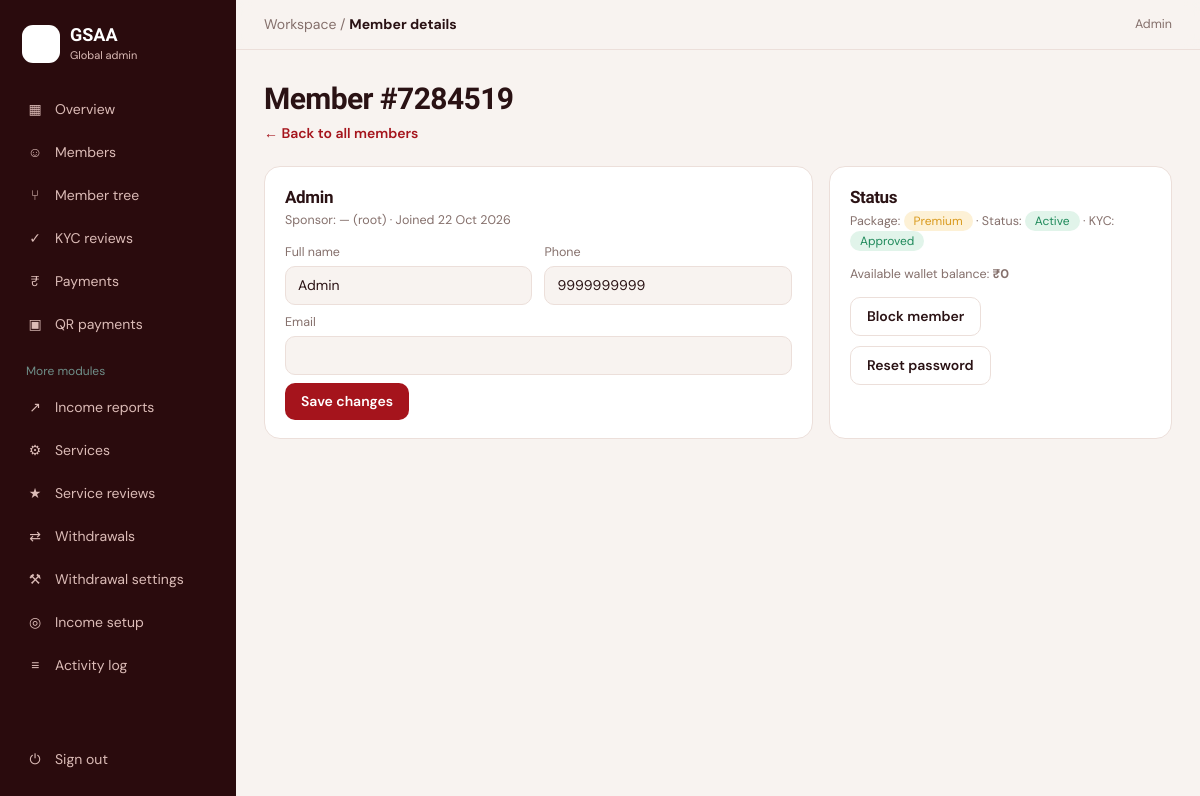
Screenshot of /admin/member.php?id=1 (signed in) with the database file from the repository.
### tables this page shows
CREATE TABLE IF NOT EXISTS members (
  id INT AUTO_INCREMENT PRIMARY KEY,
  member_code VARCHAR(10) NOT NULL UNIQUE,
  name VARCHAR(120) NOT NULL,
  phone VARCHAR(20) NOT NULL UNIQUE,
  email VARCHAR(160) NULL,
  password_hash VARCHAR(255) NOT NULL,
  sponsor_id INT NULL,
  parent_id INT NULL,
  slot TINYINT NULL COMMENT '1,2,3 - which of the parent''s 3 positions',
  package_code VARCHAR(20) NOT NULL DEFAULT 'none',
  status ENUM('active','inactive','blocked') NOT NULL DEFAULT 'inactive',
  kyc_status ENUM('pending','approved','rejected') NOT NULL DEFAULT 'pending',
  wallet_balance DECIMAL(12,2) NOT NULL DEFAULT 0,
  created_at DATETIME NOT NULL DEFAULT CURRENT_TIMESTAMP,
  CONSTRAINT fk_members_sponsor FOREIGN KEY (sponsor_id) REFERENCES members(id) ON DELETE SET NULL,
  CONSTRAINT fk_members_parent FOREIGN KEY (parent_id) REFERENCES members(id) ON DELETE SET NULL,
  INDEX idx_sponsor (sponsor_id), INDEX idx_parent (parent_id), INDEX idx_status (status)
);

### lib/db.php (called while the page is built)
<?php
function db(): PDO
{
    static $pdo = null;
    if ($pdo !== null) {
        return $pdo;
    }
    if (DB_DRIVER === 'sqlite') {
        $path = defined('DB_SQLITE_PATH') ? DB_SQLITE_PATH : (__DIR__ . '/../data/gsaa.sqlite');
        $dsn = 'sqlite:' . $path;
        $pdo = new PDO($dsn);
        $pdo->exec('PRAGMA foreign_keys = ON');
    } else {
        $port = defined('DB_PORT') && DB_PORT ? DB_PORT : 3306;
        $dsn = sprintf('mysql:host=%s;port=%s;dbname=%s;charset=utf8mb4', DB_HOST, $port, DB_NAME);
        $pdo = new PDO($dsn, DB_USER, DB_PASS, [
            PDO::ATTR_ERRMODE => PDO::ERRMODE_EXCEPTION,
            PDO::ATTR_DEFAULT_FETCH_MODE => PDO::FETCH_ASSOC,
            PDO::ATTR_EMULATE_PREPARES => false,
        ]);
    }
    $pdo->setAttribute(PDO::ATTR_ERRMODE, PDO::ERRMODE_EXCEPTION);
    $pdo->setAttribute(PDO::ATTR_DEFAULT_FETCH_MODE, PDO::FETCH_ASSOC);
    return $pdo;
}

### lib/functions.php (called while the page is built, shortened)
<?php
function rupee($amount): string
{
    return '₹' . number_format((float)$amount, 0);
}
function wallet_balance(int $memberId): float
{
    $stmt = db()->prepare(
        "SELECT COALESCE(SUM(amount),0) s FROM income_ledger WHERE receiver_id = ? AND status = 'available'"
    );
    $stmt->execute([$memberId]);
    return (float)$stmt->fetch()['s'];
}

### admin/member.php (the view, shortened to what this page needs)
<?php
require __DIR__ . '/_top.php';
$pdo = db();
$id = (int)($_GET['id'] ?? 0);
$stmt = $pdo->prepare('SELECT * FROM members WHERE id = ?');
$stmt->execute([$id]);
$m = $stmt->fetch();
$balance = wallet_balance($id);
$sponsor = null;
?>
<h1>Member #<?= htmlspecialchars($m['member_code']) ?></h1><p class="sub"><a class="lnk" href="members.php">← Back to all members</a></p>
<div class="grid g2">
<div class="card">
<h3><?= htmlspecialchars($m['name']) ?></h3>
<p class="s">Sponsor: <?= $sponsor ? htmlspecialchars($sponsor['name'].' ('.$sponsor['member_code'].')') : '— (root)' ?> · Joined <?= date('d M Y', strtotime($m['created_at'])) ?></p>
<form method="post">
<div class="fr"><div class="field"><label>Full name</label><input name="name" value="<?= htmlspecialchars($m['name']) ?>"></div><div class="field"><label>Phone</label><input name="phone" value="<?= htmlspecialchars($m['phone']) ?>"></div></div>
<div class="field"><label>Email</label><input name="email" value="<?= htmlspecialchars($m['email'] ?? '') ?>"></div>
<button class="btn">Save changes</button>
</form>
</div>
<div class="card">
<h3>Status</h3>
<p class="s">Package: <span class="tag gold"><?= $m['package_code']==='none'?'Not activated':ucfirst($m['package_code']) ?></span> · Status: <span class="tag <?= $m['status']==='active'?'ok':($m['status']==='blocked'?'bad':'') ?>"><?= ucfirst($m['status']) ?></span> · KYC: <span class="tag <?= $m['kyc_status']==='approved'?'ok':'' ?>"><?= ucfirst($m['kyc_status']) ?></span></p>
<p class="s">Available wallet balance: <b><?= rupee($balance) ?></b></p>
<form method="post" style="margin-bottom:10px"><input type="hidden" name="action" value="toggle_block"><?= csrf_field() ?>
<button class="btn g"><?= $m['status']==='blocked' ? 'Unblock member' : 'Block member' ?></button></form>
<form method="post" style="margin-bottom:10px"><input type="hidden" name="action" value="reset_password"><?= csrf_field() ?>
<button class="btn g">Reset password</button></form>
</div>
</div>
<?php require __DIR__ . '/_bottom.php'; ?>

### assets/style.css (style rules this page uses)
:root { --bg:#f8f3f0;--card:#fff;--ink:#2a1214;--mut:#85706c;--line:#ecdfda;--em:#a5141c;--em2:#c9242c;--soft:#fbe8e5;--gold:#d99a1e;--goldsoft:#fdf1d6;--side:#2a0b0d;--sidetx:#dcbcb7;--bad:#c2410c;--badsoft:#fde9dd;--ok:#1f8a5b;--oksoft:#e1f4ea;--tl:#d9a441;color-scheme:light }
* { box-sizing:border-box;margin:0 }
:root { padding-top:env(safe-area-inset-top,0px);padding-bottom:env(safe-area-inset-bottom,0px) }
html,body { height:100% }
body { background:var(--bg);color:var(--ink);font:14px/1.5 'DM Sans',system-ui,sans-serif;display:flex }
h1,h2,h3,.num { font-family:'Bricolage Grotesque','DM Sans',sans-serif;letter-spacing:-.02em }
button { font:inherit;cursor:pointer }
h1 { font-size:30px;margin-bottom:2px }
.sub { color:var(--mut);margin-bottom:22px }
.grid { display:grid;gap:16px }
.g2 { grid-template-columns:1.6fr 1fr }
.card { background:var(--card);border:1px solid var(--line);border-radius:16px;padding:18px 20px }
.card h3 { font-size:17px }
.card .s { color:var(--mut);font-size:12.5px;margin-bottom:14px }
input,select { border:1px solid var(--line);background:var(--bg);color:var(--ink);border-radius:10px;padding:8px 12px;font:inherit }
.btn { background:var(--em);color:#fff;border:0;border-radius:10px;padding:8px 16px;font-weight:600 }
.btn.g { background:var(--card);color:var(--ink);border:1px solid var(--line) }
.tag { display:inline-block;padding:1px 10px;border-radius:99px;font-size:12px;background:var(--line);color:var(--mut) }
.tag.ok { background:var(--oksoft);color:var(--ok) }
.tag.gold { background:var(--goldsoft);color:var(--gold) }
.card { transition:transform .25s,box-shadow .25s,border-color .25s }
.btn { transition:transform .15s,background .2s }
.fr { display:grid;grid-template-columns:1fr 1fr;gap:12px }
.field { display:flex;flex-direction:column;gap:4px;margin-bottom:8px }
.field label { font-size:12.5px;color:var(--mut) }
.lnk { background:none;border:0;color:var(--em);font:inherit;font-weight:600;padding:0;text-decoration:underline;text-underline-offset:3px;cursor:pointer }
a.lnk { color:var(--em);text-decoration:none }

### rows the page displays
members: member_code "7284519", name "Admin", created_at "22 Oct 2026", phone "9999999999", package_code "Premium", status "Active", kyc_status "Approved"

### other values shown
$icon "▦ ☺ ⑂ ✓ ₹ ▣ ↗ ⚙ ★ ⇄ ⚒ ◎ ≡"
$label "Overview Members Member tree KYC reviews Payments QR payments Income reports Services Service reviews Withdrawals Withdrawal settings Income setup Activity log"
$PAGE_CRUMB "Member details"
$_SESSION['name'] "Admin"
rupee($balance) "₹0"
